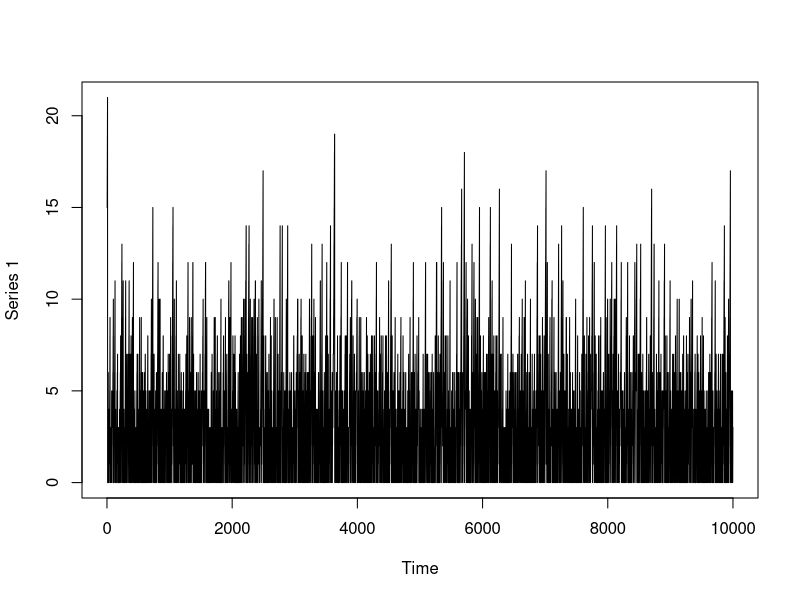
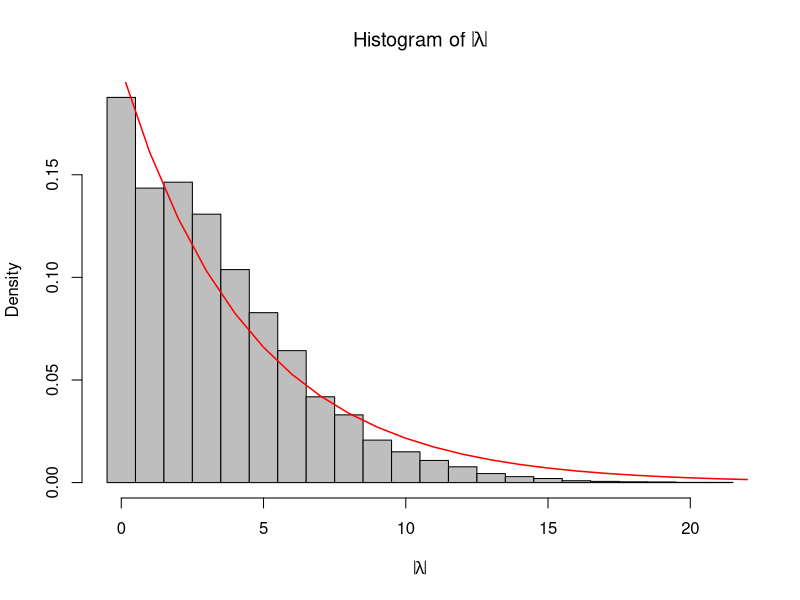
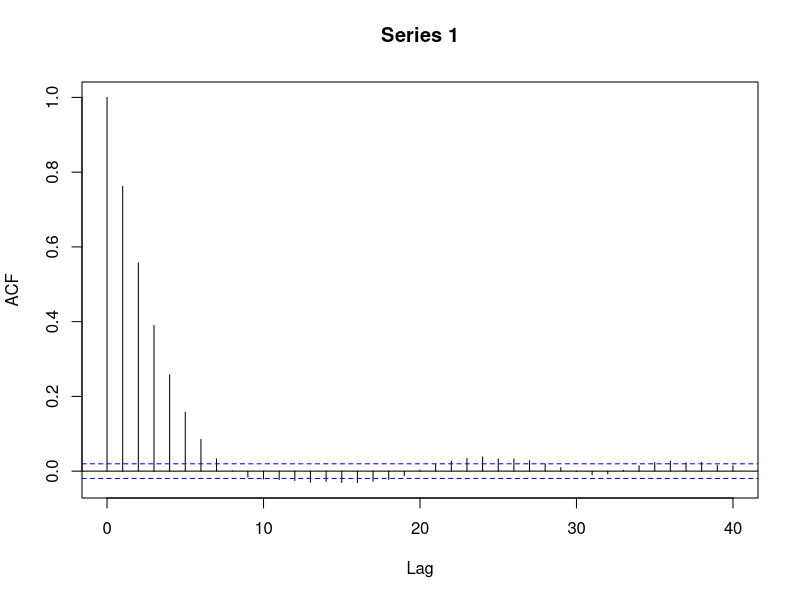
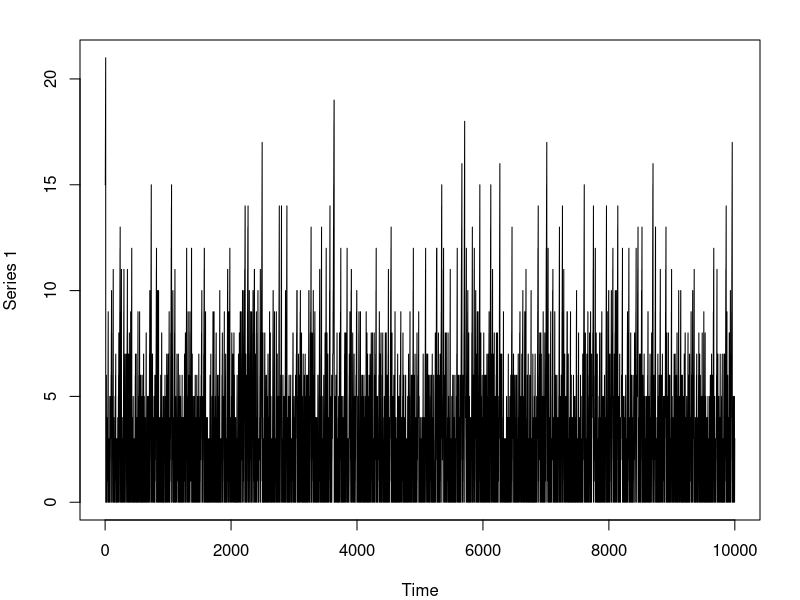
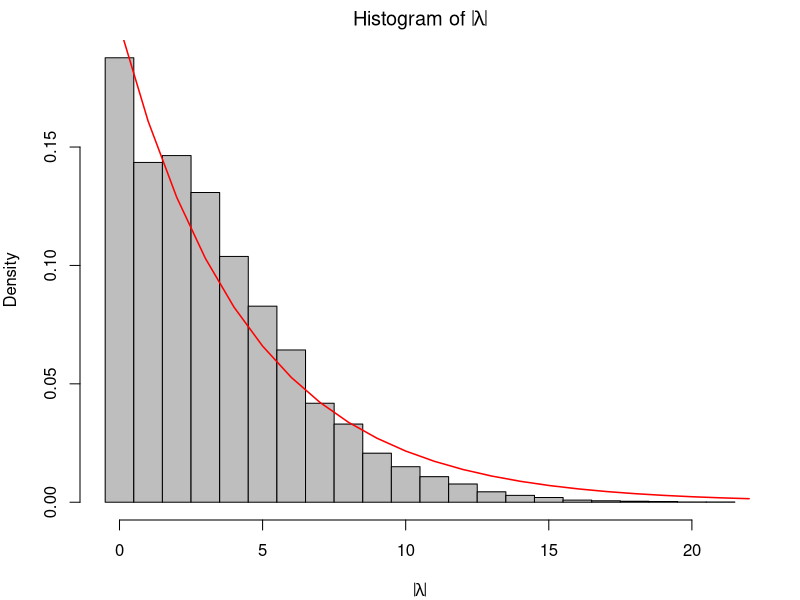
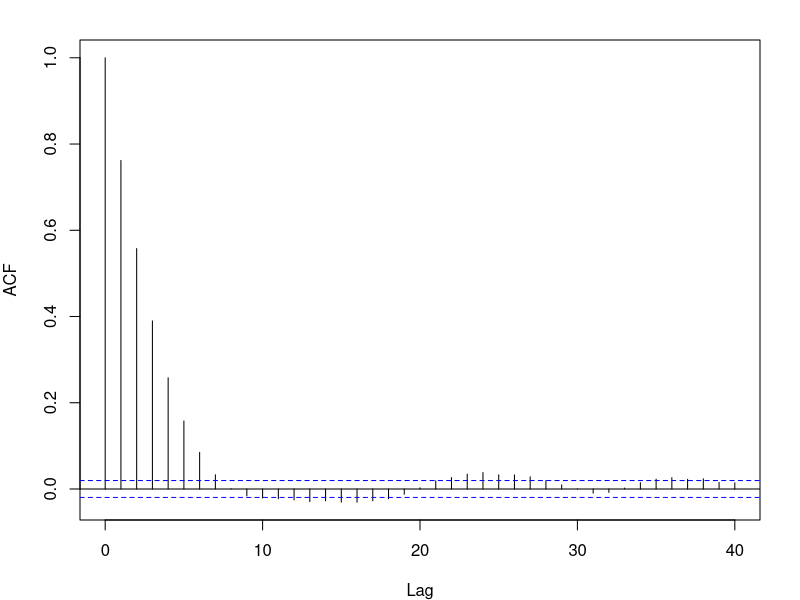

Source code (R) for these figures, in order:
#some settings                          #integer of partitions
z<-0.8    # 0.9        #P(n-1)/P(n)                     #the value of z
N<-10000  #1000   #400000             #iterations of MCMC

#starting point  
lambda.start<-c(5,4,3,1,1,1)


#some functions 
# in this function how do I set 
add_y <- function(y, i) {
  sigma <- length(unique(y))
  if (i > sigma+1) {
    return(list(valid=FALSE))
  }
  if (i > sigma){ 
    y=c(y,1)
    return(list(valid=TRUE, y=y))
  } else
    pos <- which(y==unique(y)[i])[1]
  y[pos]<-y[pos]+1
  y<-y
  return(list(valid=TRUE, y=y))
} 


remove_y <- function(y, i) {
  sigma <- length(unique(y))
  pos <- max(which(y==unique(y)[i]))
  if (i >= sigma){
    return(list(valid=FALSE))
  } else if (y[1]==0){
    return(list(valid=FALSE))}
  if (y[1]!=0){
    y[pos]<-y[pos]-1
    y <- y}
    if (y[1]==0){ 
      y<-y
    } else {y= y[-which(y==0)] }
    return(list(valid=TRUE, y=y))
}

#MCMC method 
lambda<-vector("list",N)
lambda[[1]]<-lambda.start
lambda.abs<-matrix(0,nrow =N , ncol=1 )
lambda.abs[1,]<-sum(lambda.start)
rho<-c()
for (t in 2:N){
  sigma<-length(unique(lambda[[t-1]]))
  b<-sample(c(-1,1),1)
  if (b==1){
    i<-sample(sigma+1,1)
    rho<-add_y(lambda[[t-1]],i)$y
    if (add_y(lambda[[t-1]],i)$valid==TRUE){
      #accept with prob. min(alpha,1)  
      if (sum(lambda[[t-1]])>0) {
        alpha<-z*(sigma+1)/sigma
      } else {
        alpha <- z / 2
      }
      u<-runif(1,0,1)
      if (u<=alpha){
        lambda[[t]]<-rho
      }else{ #stay with prob. 1-alpha
        lambda[[t]]<-lambda[[t-1]]
      }
    }else{ #stay if after adding rho isn't valid
      lambda[[t]]<-lambda[[t-1]]
    }
    
  }else{     #when b==-1
    if(sum(lambda[[t-1]])>0){
      i<-sample(sigma,1)
      rho<-remove_y(lambda[[t-1]],i)$y
      if (remove_y(lambda[[t-1]],i)$valid==TRUE){
        #accept with prob. min(alpha,1)
        alpha<-z^(-1)*sigma/(sigma+1)
        u<-runif(1,0,1)
        if(u<=alpha){
          lambda[[t]]<-rho
        }else{
          lambda[[t]]<-lambda[[t-1]]
        } 
      }else{ #stay if after removing rho isn't valid
        lambda[[t]]<-lambda[[t-1]]
      }
    }else{ #if the partition goes 0 force it to be 1
      alpha <- z / 2
      u <- runif(1, 0, 1)
      if (u <= alpha) {
        lambda[[t]]=1
      } else {
        lambda[[t]]<-lambda[[t-1]]
      }
    }
  }
  lambda.abs[t]<-sum(lambda[[t]])
}

mean(lambda.abs)
plot.ts(lambda.abs)

hist(lambda.abs, probability = TRUE, 
     col="grey",
     breaks=seq(-0.5, max(lambda.abs)+1, by=1), 
     main = expression(paste ("Histogram of ", abs(lambda))),
     xlab = expression(abs(lambda)))

ll <- seq(0, max(lambda.abs)+1, by=1)
e <- numeric(length(ll))
for (i in 1:length(ll)) {
  l <- ll[i]
  e[i] <- z^l 
}
lines(ll, e/sum(e), col="red", lwd=1.5)
acf(lambda.abs)





pdf("MHYDTs.pdf",width = 5,height= 3.5)
par(mar = c(4, 4, 2, 2),xaxs= "r",yaxs  = "r",cex.axis = 1,cex.lab  = 1)
plot.ts(lambda.abs)
dev.off()

pdf("MHYDHistogram.pdf",width = 5,height= 3.5)
par(mar = c(4, 4, 2, 2),xaxs= "r",yaxs  = "r",cex.axis = 1,cex.lab  = 1)
hist(lambda.abs, probability = TRUE, 
     col="grey",
     breaks=seq(-0.5, max(lambda.abs)+1, by=1), 
     main = expression(paste ("Histogram of ", abs(lambda))),
     xlab = expression(abs(lambda)))
lines(ll, e/sum(e), col="red", lwd=1.5)
dev.off()


pdf("MHYDAcf.pdf",width = 5,height= 3.5)
par(mar = c(4, 4, 2, 2),xaxs= "r",yaxs  = "r",cex.axis = 1,cex.lab  = 1)
acf(lambda.abs)
dev.off()


(mean(lambda.abs))
(var(lambda.abs))












